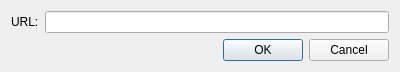
<?xml version="1.0" encoding="UTF-8"?>
<ui version="4.0">
 <author>Nikita Nemkin</author>
 <class>AddUrlDialog</class>
 <widget class="QDialog" name="AddUrlDialog">
  <property name="geometry">
   <rect>
    <x>0</x>
    <y>0</y>
    <width>400</width>
    <height>69</height>
   </rect>
  </property>
  <property name="windowTitle">
   <string>Add URL</string>
  </property>
  <layout class="QVBoxLayout" name="verticalLayout">
   <item>
    <layout class="QFormLayout" name="formLayout">
     <item row="0" column="0">
      <widget class="QLabel" name="label">
       <property name="text">
        <string>URL:</string>
       </property>
      </widget>
     </item>
     <item row="0" column="1">
      <widget class="QLineEdit" name="text_url"/>
     </item>
    </layout>
   </item>
   <item>
    <widget class="QDialogButtonBox" name="buttonBox">
     <property name="orientation">
      <enum>Qt::Horizontal</enum>
     </property>
     <property name="standardButtons">
      <set>QDialogButtonBox::Cancel|QDialogButtonBox::Ok</set>
     </property>
    </widget>
   </item>
  </layout>
 </widget>
 <resources/>
 <connections>
  <connection>
   <sender>buttonBox</sender>
   <signal>accepted()</signal>
   <receiver>AddUrlDialog</receiver>
   <slot>accept()</slot>
   <hints>
    <hint type="sourcelabel">
     <x>248</x>
     <y>254</y>
    </hint>
    <hint type="destinationlabel">
     <x>157</x>
     <y>274</y>
    </hint>
   </hints>
  </connection>
  <connection>
   <sender>buttonBox</sender>
   <signal>rejected()</signal>
   <receiver>AddUrlDialog</receiver>
   <slot>reject()</slot>
   <hints>
    <hint type="sourcelabel">
     <x>316</x>
     <y>260</y>
    </hint>
    <hint type="destinationlabel">
     <x>286</x>
     <y>274</y>
    </hint>
   </hints>
  </connection>
 </connections>
</ui>
